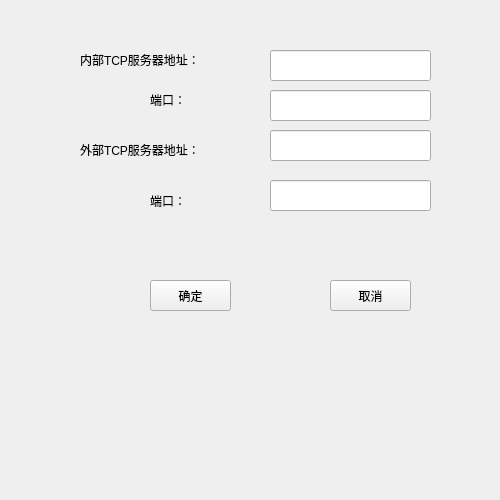
<?xml version="1.0" encoding="UTF-8"?>
<ui version="4.0">
 <class>setServerWidget</class>
 <widget class="QWidget" name="setServerWidget">
  <property name="windowModality">
   <enum>Qt::NonModal</enum>
  </property>
  <property name="geometry">
   <rect>
    <x>0</x>
    <y>0</y>
    <width>500</width>
    <height>500</height>
   </rect>
  </property>
  <property name="sizePolicy">
   <sizepolicy hsizetype="Preferred" vsizetype="Preferred">
    <horstretch>0</horstretch>
    <verstretch>0</verstretch>
   </sizepolicy>
  </property>
  <property name="minimumSize">
   <size>
    <width>0</width>
    <height>0</height>
   </size>
  </property>
  <property name="maximumSize">
   <size>
    <width>16777215</width>
    <height>16777215</height>
   </size>
  </property>
  <property name="baseSize">
   <size>
    <width>0</width>
    <height>0</height>
   </size>
  </property>
  <property name="windowTitle">
   <string>Form</string>
  </property>
  <widget class="QLineEdit" name="addrEdit">
   <property name="geometry">
    <rect>
     <x>270</x>
     <y>50</y>
     <width>161</width>
     <height>31</height>
    </rect>
   </property>
   <property name="text">
    <string/>
   </property>
  </widget>
  <widget class="QLabel" name="label_2">
   <property name="geometry">
    <rect>
     <x>150</x>
     <y>90</y>
     <width>101</width>
     <height>20</height>
    </rect>
   </property>
   <property name="text">
    <string>端口：</string>
   </property>
  </widget>
  <widget class="QLineEdit" name="portEdit">
   <property name="geometry">
    <rect>
     <x>270</x>
     <y>90</y>
     <width>161</width>
     <height>31</height>
    </rect>
   </property>
   <property name="text">
    <string/>
   </property>
  </widget>
  <widget class="QPushButton" name="setBtn">
   <property name="geometry">
    <rect>
     <x>150</x>
     <y>280</y>
     <width>81</width>
     <height>31</height>
    </rect>
   </property>
   <property name="text">
    <string>确定</string>
   </property>
  </widget>
  <widget class="QLabel" name="label_3">
   <property name="geometry">
    <rect>
     <x>80</x>
     <y>50</y>
     <width>171</width>
     <height>20</height>
    </rect>
   </property>
   <property name="text">
    <string>内部TCP服务器地址：</string>
   </property>
  </widget>
  <widget class="QPushButton" name="cancelBtn">
   <property name="geometry">
    <rect>
     <x>330</x>
     <y>280</y>
     <width>81</width>
     <height>31</height>
    </rect>
   </property>
   <property name="text">
    <string>取消</string>
   </property>
  </widget>
  <widget class="QLabel" name="label_4">
   <property name="geometry">
    <rect>
     <x>80</x>
     <y>140</y>
     <width>181</width>
     <height>20</height>
    </rect>
   </property>
   <property name="text">
    <string>外部TCP服务器地址：     </string>
   </property>
  </widget>
  <widget class="QLineEdit" name="addrEdit_2">
   <property name="geometry">
    <rect>
     <x>270</x>
     <y>130</y>
     <width>161</width>
     <height>31</height>
    </rect>
   </property>
   <property name="text">
    <string/>
   </property>
  </widget>
  <widget class="QLabel" name="label_5">
   <property name="geometry">
    <rect>
     <x>150</x>
     <y>190</y>
     <width>101</width>
     <height>21</height>
    </rect>
   </property>
   <property name="text">
    <string>端口：</string>
   </property>
  </widget>
  <widget class="QLineEdit" name="portEdit_2">
   <property name="geometry">
    <rect>
     <x>270</x>
     <y>180</y>
     <width>161</width>
     <height>31</height>
    </rect>
   </property>
   <property name="text">
    <string/>
   </property>
  </widget>
 </widget>
 <resources/>
 <connections/>
</ui>
